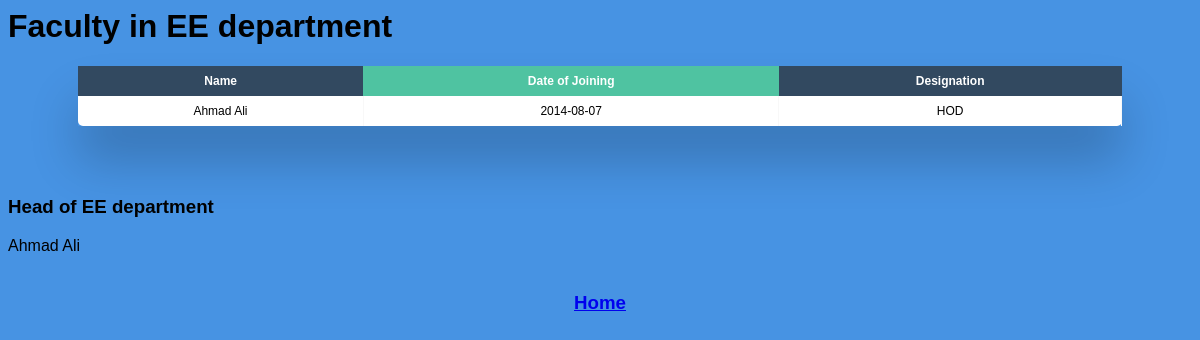
/view_faculty.php?dept=EE, run on the app's committed database.
### tables this page shows
CREATE TABLE `faculty` (
  `fid` int(11) NOT NULL,
  `fname` varchar(40) DEFAULT NULL,
  `dept` varchar(40) DEFAULT NULL,
  `doj` date DEFAULT NULL,
  `designation` varchar(20) DEFAULT NULL
);

### www/view_faculty.php (the view, shortened to what this page needs)
<html>
	<head>
	<link rel="stylesheet" href="phpcss2.css">
</head>
<?php
$dept= $_GET['dept'];
$con = mysqli_connect("db","user","test","myDb");
$sql = "SELECT * from faculty where dept = '$dept' ";
$result = $con->query($sql);
if($result){
	echo "<h1> Faculty in $dept department <br> </h1>";
	echo "<div class=\"table-wrapper\"><table class=\"fl-table\">";
	echo "<thead><tr><th>Name</th><th>Date of Joining</th><th>Designation</th></tr></thead>";
	echo "<tbody>";
	while($row = $result->fetch_assoc()){
		echo "<tr>";
		printf("<td> %s </td> <td> %s </td> <td> %s </td>",$row["fname"], $row['doj'],$row['designation'] );
		echo "</tr>";
	}
	echo "</tbody></table></div>";
}
$sql = "SELECT * from faculty where dept = '$dept' and designation = \"Hod\" ";
$result = $con->query($sql);
if($result){
	echo "<h3> Head of $dept department <br> </h3>";
	while($row = $result->fetch_assoc()){
		printf(" %s ",$row["fname"] );
	}
}
echo "<br><br><center><h3><a href = http://localhost:8001/> Home </a></h3></center>";
?>
</html>

### www/phpcss2.css (style rules this page uses)
* { box-sizing: border-box; -webkit-box-sizing: border-box; -moz-box-sizing: border-box; }
.table-wrapper { margin: 10px 70px 70px; box-shadow: 0px 35px 50px rgba( 0, 0, 0, 0.2 ); }
.fl-table { border-radius: 5px; font-size: 12px; font-weight: normal; border: none; border-collapse: collapse; width: 100%; max-width: 100%; white-space: nowrap; background-color: white; }
.fl-table td, .fl-table th { text-align: center; padding: 8px; }
.fl-table td { border-right: 1px solid #f8f8f8; font-size: 12px; }
.fl-table thead th { color: #ffffff; background: #4FC3A1; }
.fl-table thead th:nth-child(odd) { color: #ffffff; background: #324960; }

### data on the page
faculty: fname "Ahmad Ali", doj "2014-08-07", designation "HOD"

### other printed values
$dept "EE"
